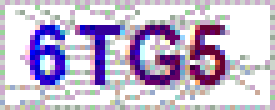
#> input picture day8/day8/ziliao/pic/6tg5.png, 55 x 22 px (shown 5 times larger)
$ python shibie.py
#> lines starting #> are read from the running program, lines starting #| are printed output that depends on the picture; after the words box and inside, x2 and y2 are one past the last pixel; in counts of white or black regions, pixels touching at a corner belong together
from PIL import Image


img = Image.open('6tg5.png')
#> img is the input picture: PIL image 55x22 P; mean R, G, B, A 198.1, 187, 210.7, 255
# 转化为灰度图片
img = img.convert('L')
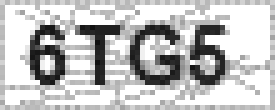
#> img: PIL image 55x22 L (shown 5 times larger); min 17, max 255, mean 193

# 二值化处理
threshold = 140
table = []
for i in range(256):
    if i < threshold:
        table.append(0)
    else:
        table.append(1)
out = img.point(table, '1')
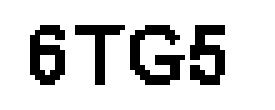
#> out: PIL image 55x22 1 (shown 5 times larger); 82.5% white; black in thin lines or dots, all inside (x1, y1, x2, y2) = (6, 5, 45, 17)

out.show()

img = img.convert('RGB')
#> img: PIL image 55x22 RGB
